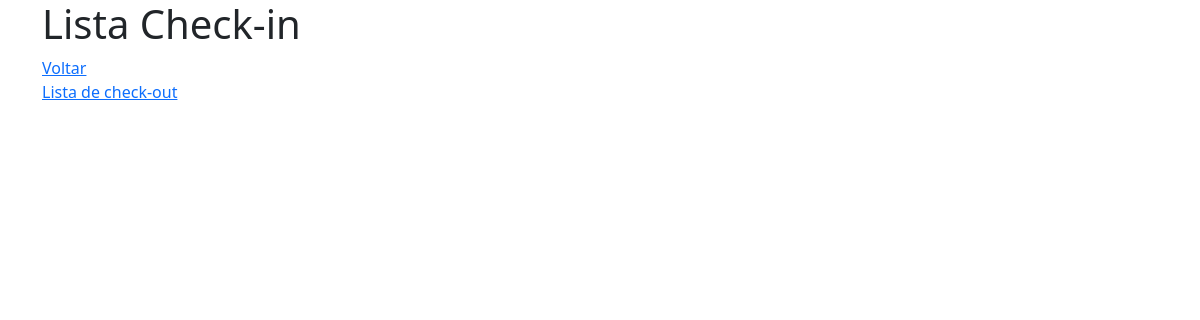
Before: /lista.php with the older database file.
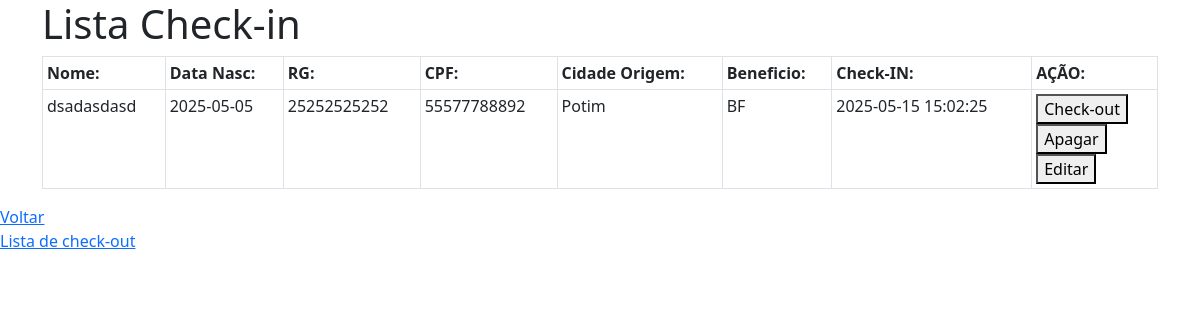
After: the same page with the newer database file.
### tables this page shows
CREATE TABLE hospedagens(
    id INTEGER PRIMARY KEY AUTOINCREMENT,
    morador_id INTEGER,
    data_checkin TEXT,
    data_checkout TEXT,
    jantou TEXT,
    banho TEXT,
    passagem TEXT,
    destino TEXT,
    atendente TEXT,
    FOREIGN KEY (morador_id) REFERENCES moradores(id)
    );

CREATE TABLE moradores(
    id INTEGER PRIMARY KEY AUTOINCREMENT,
    nome TEXT NOT NULL,
    data_nasc TEXT NOT NULL,
    rg TEXT NOT NULL,
    cpf TEXT NOT NULL,
    cidade_origem TEXT NOT NULL,
    beneficio TEXT NOT NULL
    );

### lista.php (the view, shortened to what this page needs)
<?php
require 'Formularios/processo.php';
$sql = "SELECT h.id AS hospedagens, m.id AS morador_id, m.nome, m.data_nasc, m.rg, m.cpf, m.cidade_origem, m.beneficio,  h.data_checkin
FROM moradores m
JOIN hospedagens h on m.id = h.morador_id
WHERE h.data_checkout IS NULL
ORDER BY h.data_checkin ASC";
$stmt = $db->prepare($sql);
$stmt->execute();
$moradores = $stmt->fetchAll(PDO::FETCH_ASSOC);
?>
<!DOCTYPE html>
<html lang="pt-br">
    <head>
        <link href="https://cdn.jsdelivr.net/npm/bootstrap@5.0.2/dist/css/bootstrap.min.css" rel="stylesheet">
    </head>
    <body>
        <div class="container">
        <h1>Lista Check-in</h1>
        <?php if (count($moradores) > 0): ?>
        <table class="table table-bordered table-sm table-responsive">
            <tr>
                <th>Nome:</th>
                <th>Data Nasc:</th>
                <th>RG:</th>
                <th>CPF:</th>
                <th>Cidade Origem:</th>
                <th>Beneficio:</th>
                <th>Check-IN:</th>
                <th>AÇÃO:</th>
            </tr>
            <?php foreach ($moradores as $m): ?>
                <tr>
                <td><?php echo ($m['nome'])?></td>
                <td><?php echo ($m['data_nasc'])?></td>
                <td><?php echo ($m['rg'])?></td>
                <td><?php echo ($m['cpf'])?></td>
                <td><?php echo ($m['cidade_origem'])?></td>
                <td><?php echo ($m['beneficio'])?></td>
                <td><?php echo ($m['data_checkin'])?></td>
                <td>
                <form method="get" action = "Formularios/checkout.php" onsubmit="return confirm('Deseja confirmar o check-out?')">
                    <button type = "submit">Check-out</button>
                </form>
                <form method="post" action = "Formularios/delete.php" onsubmit="return confirm('Confirma a exclusão do registro?')">
                    <button type = "submit">Apagar</button>
                </form>
                <form method="get" action = "Formularios/editar.php" onsubmit="return confirm('Deseja editar alguma informação?')">
                    <button type = "submit">Editar</button>
                </form>
                </td>
                </tr>
            <?php endforeach; ?>
        </table>
        </div>
        <?php endif; ?>
        <a href="index.html">Voltar</a><br>
        <a href="checarlista.php">Lista de check-out</a>
    </body>
    </html>

Changed rows visible on the page:
added hospedagens: morador.nome "dsadasdasd", morador.data_nasc "2025-05-05", morador.rg "25252525252", morador.cpf "55577788892", morador.cidade_origem "Potim", morador.beneficio "BF", data_checkin "2025-05-15 15:02:25"
Other visible differences:
text now shown: "Nome: Data Nasc: RG: CPF: Cidade Origem: Beneficio: Check-IN: AÇÃO:"
